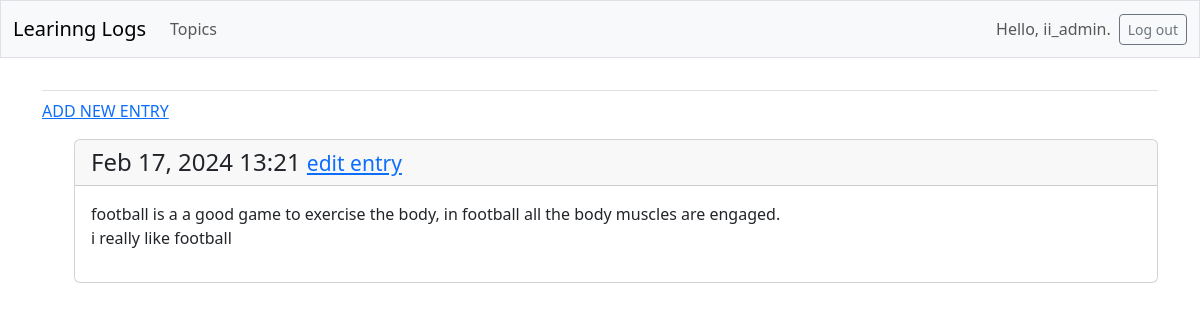
The page /topics/3/ (signed in) on the database its author committed.
### learning_logs/models.py (models this page shows, shortened)
class Entry(models.Model):
    topic = models.ForeignKey(Topic, on_delete=models.CASCADE)
    text = models.TextField()
    date = models.DateTimeField(auto_now_add=True)
    class Meta:
        verbose_name_plural = "entries"

### learning_logs/views.py (the view)
# urls.py: path("topics/<int:topic_id>/", views.topic, name="topic"),
@login_required
def topic(request, topic_id):
    topic = Topic.objects.get(id=topic_id)
    entries = topic.entry_set.order_by("-date")
    context = {"topic": topic, "entries": entries}
    return render(request, "learning_logs/topic.html", context)
    if topic.owner != request.user:
        raise Http404

### learning_logs/templates/learning_logs/topic.html (shortened to what this page needs)
{% extends 'learning_logs/base.html' %}
{% block content %}
  <p>
    <a href="{% url 'learning_logs:new_entry' topic.id %}">ADD NEW ENTRY</a>
  </p>
  <ul>
    {% for entry in entries %}
    <div class="card mb-3">
     <h4 class="card-header">
      {{ entry.date|date:'M d, Y H:i' }}
     <small><a href="{% url 'learning_logs:edit_entry' entry.id %}">
      edit entry</a></small>
      </h4>
      <div class="card-body">{{ entry.text|linebreaks }}</div>
      </div>
    {% empty %}
     <p>There are no entries for this topic yet.</p>
      {% endfor %}
{% endblock content %}

### learning_logs/templates/learning_logs/base.html (shortened to what this page needs)
<!DOCTYPE html>
<html lang="en">
  <head>
    {% load django_bootstrap5 %}
    {% bootstrap_css %}
  </head>
  <body>
    <nav class="navbar navbar-expand-md navbar-light bg-light mb-4 border">
      <div class="container-fluid">
        <a class="navbar-brand" href="{% url 'learning_logs:index' %}">Learinng Logs</a>
      <div class="collapse navbar-collapse" id="navbarCollapse">
        <ul class="navbar-nav me-auto mb-2 mb-md-0">
          <li class="nav-item">
            <a class="nav-link" href="{% url 'learning_logs:topics' %}">Topics</a>
          </li>
        </ul>
        <ul class="navbar-nav ms-auto mb-2 mb-md-0">
          {% if user.is_authenticated %}
            <li class="nav-item">
                <span class="navbar-text me-2">Hello, {{ user.username }}.</span>
            </li>
            {% endif %}
        </ul>
        {% if user.is_authenticated %}
          <form action="{% url 'accounts:logout' %}" method="post">
            <button name="submit" class="btn btn-outline-secondary btn-sm">Log out</button>
          </form>
        {% endif %}
      </div>
      </div>
    </nav>
    <main class="container">
      <div class="pb-2 mb-2 border-bottom">
      </div>
      <div>
    {% block content %}{% endblock content %}
      </div>
    </main>
  </body>
</html>

### rows shown on the page
Entry: date "Feb 17, 2024 13:21", text "football is a a good game to exercise the body, in football all the body muscles are engaged. i really like football"

### other values the page prints
{{ user.username }} "ii_admin"
